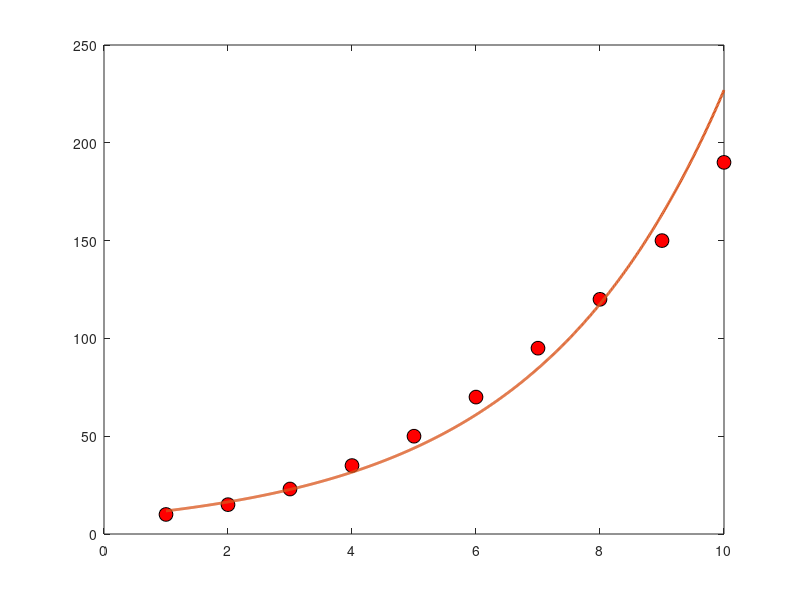

Reproduce this figure in MATLAB.
close all;
clc;
function[T,m,G]=formulation(Zi,Ti,Z)
if length(Ti) ~= length(Zi)
        error('Length of input X and input Y must be equal');
end
% Z = [1, 2, 3, 4, 5, 6, 7, 8, 9, 10];
% T = [10, 15, 23, 35, 50, 70, 95, 120, 150, 190];
n=length(Ti);
% m=length(Zi);
d=[];
for i=1:n
    d(i)=log(Ti(i));
end
d=d';
%computation of G matrix
G=[];
for i=1:n
    k=1;
    G(i,k)=Zi(i);
    G(i,k+1)=1;
end

% computation of m matrix
m = (inv(G' * G) * G')*d;
 % computation of T matrix

T=[];
for i=1:1000
    k=1;
    val = Z(i)*m(k) + m(k+1);
    T(i)=exp(val);
end    

end

%Example
if true
    close all;
    clc;
    n = 10;
    
    % Test Example
     Zi = [1, 2, 3, 4, 5, 6, 7, 8, 9, 10];
     Ti = [10, 15, 23, 35, 50, 70, 95, 120, 150, 190];
     Z  =  linspace(1,10,1000);
    
    % Function Call
    [y2,m,G] = formulation(Zi,Ti,Z);
    
  
    
    %plot
    plot(Zi, Ti, 'o','MarkerSize',10,'MarkerFaceColor','r','MarkerEdgeColor','k')
    hold on
    
    % plot
    plot(Z,y2,'Linewidth',2);
    
    
end
